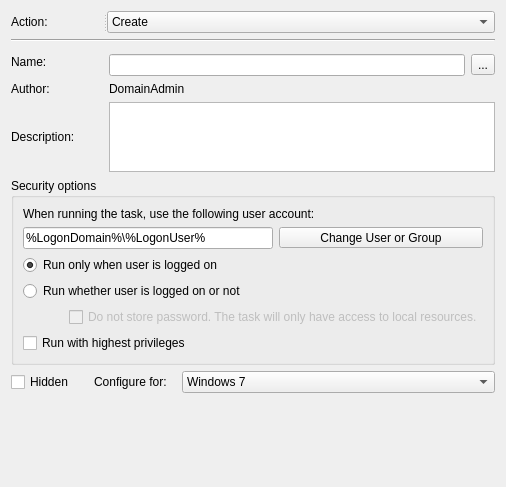
<?xml version="1.0" encoding="UTF-8"?>
<ui version="4.0">
 <class>ScheduleWin7Widget</class>
 <widget class="QWidget" name="ScheduleWin7Widget">
  <property name="geometry">
   <rect>
    <x>0</x>
    <y>0</y>
    <width>506</width>
    <height>487</height>
   </rect>
  </property>
  <property name="windowTitle">
   <string>Form</string>
  </property>
  <layout class="QGridLayout" name="gridLayout_2">
   <item row="1" column="0" colspan="4">
    <widget class="Line" name="line">
     <property name="font">
      <font>
       <pointsize>9</pointsize>
      </font>
     </property>
     <property name="orientation">
      <enum>Qt::Horizontal</enum>
     </property>
    </widget>
   </item>
   <item row="2" column="0" rowspan="2">
    <widget class="QLabel" name="nameLabel">
     <property name="sizePolicy">
      <sizepolicy hsizetype="Fixed" vsizetype="Preferred">
       <horstretch>92</horstretch>
       <verstretch>0</verstretch>
      </sizepolicy>
     </property>
     <property name="minimumSize">
      <size>
       <width>92</width>
       <height>0</height>
      </size>
     </property>
     <property name="text">
      <string>Name:</string>
     </property>
     <property name="buddy">
      <cstring>nameLineEdit</cstring>
     </property>
    </widget>
   </item>
   <item row="3" column="1" colspan="2">
    <widget class="QLineEdit" name="nameLineEdit">
     <property name="sizePolicy">
      <sizepolicy hsizetype="Expanding" vsizetype="Fixed">
       <horstretch>0</horstretch>
       <verstretch>0</verstretch>
      </sizepolicy>
     </property>
    </widget>
   </item>
   <item row="3" column="3">
    <widget class="QToolButton" name="nameToolButton">
     <property name="text">
      <string>...</string>
     </property>
    </widget>
   </item>
   <item row="4" column="0">
    <widget class="QLabel" name="authorLabel">
     <property name="text">
      <string>Author:</string>
     </property>
    </widget>
   </item>
   <item row="4" column="1">
    <widget class="QLabel" name="authorNameLabel">
     <property name="text">
      <string>DomainAdmin</string>
     </property>
     <property name="textFormat">
      <enum>Qt::AutoText</enum>
     </property>
    </widget>
   </item>
   <item row="5" column="0">
    <widget class="QLabel" name="descriptionLabel">
     <property name="text">
      <string>Description:</string>
     </property>
     <property name="buddy">
      <cstring>descriptionTextEdit</cstring>
     </property>
    </widget>
   </item>
   <item row="5" column="1" colspan="3">
    <widget class="QTextEdit" name="descriptionTextEdit">
     <property name="sizePolicy">
      <sizepolicy hsizetype="Expanding" vsizetype="Fixed">
       <horstretch>0</horstretch>
       <verstretch>0</verstretch>
      </sizepolicy>
     </property>
     <property name="minimumSize">
      <size>
       <width>0</width>
       <height>70</height>
      </size>
     </property>
     <property name="maximumSize">
      <size>
       <width>16777215</width>
       <height>70</height>
      </size>
     </property>
     <property name="html">
      <string>&lt;!DOCTYPE HTML PUBLIC &quot;-//W3C//DTD HTML 4.0//EN&quot; &quot;http://www.w3.org/TR/REC-html40/strict.dtd&quot;&gt;
&lt;html&gt;&lt;head&gt;&lt;meta name=&quot;qrichtext&quot; content=&quot;1&quot; /&gt;&lt;style type=&quot;text/css&quot;&gt;
p, li { white-space: pre-wrap; }
&lt;/style&gt;&lt;/head&gt;&lt;body style=&quot; font-family:'Noto Sans'; font-size:9pt; font-weight:400; font-style:normal;&quot;&gt;
&lt;p style=&quot;-qt-paragraph-type:empty; margin-top:0px; margin-bottom:0px; margin-left:0px; margin-right:0px; -qt-block-indent:0; text-indent:0px;&quot;&gt;&lt;br /&gt;&lt;/p&gt;&lt;/body&gt;&lt;/html&gt;</string>
     </property>
    </widget>
   </item>
   <item row="6" column="0" colspan="4">
    <widget class="QGroupBox" name="securityGroupBox">
     <property name="title">
      <string>Security options</string>
     </property>
     <layout class="QGridLayout" name="gridLayout">
      <item row="1" column="0" colspan="2">
       <widget class="QLineEdit" name="accountLineEdit">
        <property name="text">
         <string>%LogonDomain%\%LogonUser%</string>
        </property>
       </widget>
      </item>
      <item row="1" column="2">
       <widget class="QToolButton" name="accountToolButton">
        <property name="sizePolicy">
         <sizepolicy hsizetype="Minimum" vsizetype="Fixed">
          <horstretch>0</horstretch>
          <verstretch>0</verstretch>
         </sizepolicy>
        </property>
        <property name="text">
         <string>Change User or Group</string>
        </property>
       </widget>
      </item>
      <item row="4" column="0">
       <spacer name="horizontalSpacer">
        <property name="orientation">
         <enum>Qt::Horizontal</enum>
        </property>
        <property name="sizeType">
         <enum>QSizePolicy::Fixed</enum>
        </property>
        <property name="sizeHint" stdset="0">
         <size>
          <width>13</width>
          <height>20</height>
         </size>
        </property>
       </spacer>
      </item>
      <item row="4" column="1" colspan="2">
       <widget class="QCheckBox" name="notstoredCheckBox">
        <property name="enabled">
         <bool>false</bool>
        </property>
        <property name="sizePolicy">
         <sizepolicy hsizetype="Expanding" vsizetype="Fixed">
          <horstretch>0</horstretch>
          <verstretch>0</verstretch>
         </sizepolicy>
        </property>
        <property name="text">
         <string>Do not store password. The task will only have access to local resources.</string>
        </property>
       </widget>
      </item>
      <item row="5" column="0" colspan="2">
       <widget class="QCheckBox" name="hightprivCheckBox">
        <property name="text">
         <string>Run with highest privileges</string>
        </property>
       </widget>
      </item>
      <item row="2" column="0" colspan="3">
       <widget class="QRadioButton" name="loggedRadioButton">
        <property name="text">
         <string>Run only when user is logged on</string>
        </property>
        <property name="checked">
         <bool>true</bool>
        </property>
       </widget>
      </item>
      <item row="3" column="0" colspan="3">
       <widget class="QRadioButton" name="notloggedRadioButton">
        <property name="text">
         <string>Run whether user is logged on or not</string>
        </property>
       </widget>
      </item>
      <item row="0" column="0" colspan="3">
       <widget class="QLabel" name="runAccountLabel">
        <property name="text">
         <string>When running the task, use the following user account:</string>
        </property>
        <property name="buddy">
         <cstring>accountLineEdit</cstring>
        </property>
       </widget>
      </item>
     </layout>
    </widget>
   </item>
   <item row="7" column="0" colspan="4">
    <layout class="QHBoxLayout" name="horizontalLayout">
     <item>
      <widget class="QCheckBox" name="hiddenCheckBox">
       <property name="sizePolicy">
        <sizepolicy hsizetype="Fixed" vsizetype="Fixed">
         <horstretch>77</horstretch>
         <verstretch>0</verstretch>
        </sizepolicy>
       </property>
       <property name="minimumSize">
        <size>
         <width>77</width>
         <height>0</height>
        </size>
       </property>
       <property name="text">
        <string>Hidden</string>
       </property>
      </widget>
     </item>
     <item>
      <widget class="QLabel" name="configureLabel">
       <property name="sizePolicy">
        <sizepolicy hsizetype="Fixed" vsizetype="Preferred">
         <horstretch>80</horstretch>
         <verstretch>0</verstretch>
        </sizepolicy>
       </property>
       <property name="minimumSize">
        <size>
         <width>82</width>
         <height>0</height>
        </size>
       </property>
       <property name="text">
        <string>Configure for:</string>
       </property>
       <property name="buddy">
        <cstring>configureComboBox</cstring>
       </property>
      </widget>
     </item>
     <item>
      <widget class="QComboBox" name="configureComboBox">
       <property name="currentText">
        <string>Windows 7</string>
       </property>
       <item>
        <property name="text">
         <string>Windows 7</string>
        </property>
       </item>
       <item>
        <property name="text">
         <string>Windows Vista or Windows Server 2008</string>
        </property>
       </item>
       <item>
        <property name="text">
         <string>Windows Server 2003, Windows XP, Windows 2000</string>
        </property>
       </item>
      </widget>
     </item>
    </layout>
   </item>
   <item row="0" column="0" colspan="4">
    <widget class="QSplitter" name="splitter">
     <property name="orientation">
      <enum>Qt::Horizontal</enum>
     </property>
     <widget class="QLabel" name="actionLabel">
      <property name="sizePolicy">
       <sizepolicy hsizetype="Fixed" vsizetype="Preferred">
        <horstretch>1</horstretch>
        <verstretch>0</verstretch>
       </sizepolicy>
      </property>
      <property name="minimumSize">
       <size>
        <width>92</width>
        <height>0</height>
       </size>
      </property>
      <property name="font">
       <font>
        <pointsize>9</pointsize>
       </font>
      </property>
      <property name="text">
       <string>Action:</string>
      </property>
      <property name="buddy">
       <cstring>actionComboBox</cstring>
      </property>
     </widget>
     <widget class="QComboBox" name="actionComboBox">
      <property name="sizePolicy">
       <sizepolicy hsizetype="Fixed" vsizetype="Fixed">
        <horstretch>180</horstretch>
        <verstretch>0</verstretch>
       </sizepolicy>
      </property>
      <property name="minimumSize">
       <size>
        <width>180</width>
        <height>0</height>
       </size>
      </property>
      <property name="currentText">
       <string>Create</string>
      </property>
      <item>
       <property name="text">
        <string>Create</string>
       </property>
      </item>
      <item>
       <property name="text">
        <string>Replace</string>
       </property>
      </item>
      <item>
       <property name="text">
        <string>Update</string>
       </property>
      </item>
      <item>
       <property name="text">
        <string>Delete</string>
       </property>
      </item>
     </widget>
    </widget>
   </item>
   <item row="8" column="0" colspan="4">
    <spacer name="verticalSpacer">
     <property name="orientation">
      <enum>Qt::Vertical</enum>
     </property>
     <property name="sizeType">
      <enum>QSizePolicy::Expanding</enum>
     </property>
     <property name="sizeHint" stdset="0">
      <size>
       <width>20</width>
       <height>40</height>
      </size>
     </property>
    </spacer>
   </item>
  </layout>
 </widget>
 <tabstops>
  <tabstop>actionComboBox</tabstop>
  <tabstop>nameLineEdit</tabstop>
  <tabstop>nameToolButton</tabstop>
  <tabstop>descriptionTextEdit</tabstop>
  <tabstop>accountLineEdit</tabstop>
  <tabstop>accountToolButton</tabstop>
  <tabstop>loggedRadioButton</tabstop>
  <tabstop>notloggedRadioButton</tabstop>
  <tabstop>notstoredCheckBox</tabstop>
  <tabstop>hightprivCheckBox</tabstop>
  <tabstop>hiddenCheckBox</tabstop>
  <tabstop>configureComboBox</tabstop>
 </tabstops>
 <resources/>
 <connections>
  <connection>
   <sender>notloggedRadioButton</sender>
   <signal>toggled(bool)</signal>
   <receiver>notstoredCheckBox</receiver>
   <slot>setEnabled(bool)</slot>
   <hints>
    <hint type="sourcelabel">
     <x>179</x>
     <y>311</y>
    </hint>
    <hint type="destinationlabel">
     <x>271</x>
     <y>340</y>
    </hint>
   </hints>
  </connection>
 </connections>
</ui>
